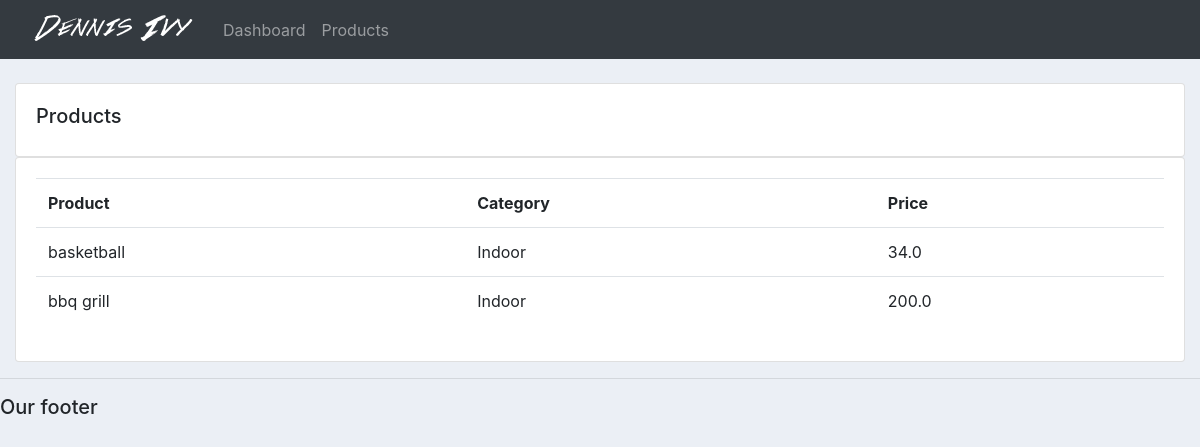
Screenshot of /products/ with the database file from the repository.
### accounts/models.py (models this page shows, shortened)
class Product(models.Model):
    CATEGORY = (
			('Indoor', 'Indoor'),
			('Out Door', 'Out Door'),
			)
    name=models.CharField(max_length=200, null=True)
    price=models.FloatField(null=True)
    category=models.CharField(max_length=200, null=True,choices=CATEGORY)
    description=models.CharField(max_length=200, null=True,blank=True)
    date_created=models.DateTimeField(auto_now_add=True, null=True)
    tags = models.ManyToManyField(Tag)
    objects = models.Manager()

### accounts/views.py (the view)
# urls.py: path('products/',views.products, name='products'),
def products(request):
    products=Product.objects.all()
    return render(request,'accounts/products.html',{'products':products})

### accounts/templates/accounts/products.html
{%  extends 'accounts/main.html' %}
{% block content %}
		<br>
		<div class="row">
			<div class="col-md">
				<div class="card card-body">
					<h5>Products</h5>
				</div>
				<div class="card card-body">
					<table class="table">
						<tr>
							<th>Product</th>
							<th>Category</th>
							<th>Price</th>
                        </tr>
                        {% for i in products %}
							<tr>
								<td>{{i.name}}</td>
								<td>{{i.category}}</td>
								<td>{{i.price}}</td>
							</tr>
						{% endfor %}
					</table>
				</div>
			</div>
		</div>
{% endblock content %}

### static/css/main.css (style rules this page uses)
body { background-color: #ebeff5; }

### rows the page displays
Product: name "basketball", category "Indoor", price "34.0"
Product: name "bbq grill", category "Indoor", price "200.0"
